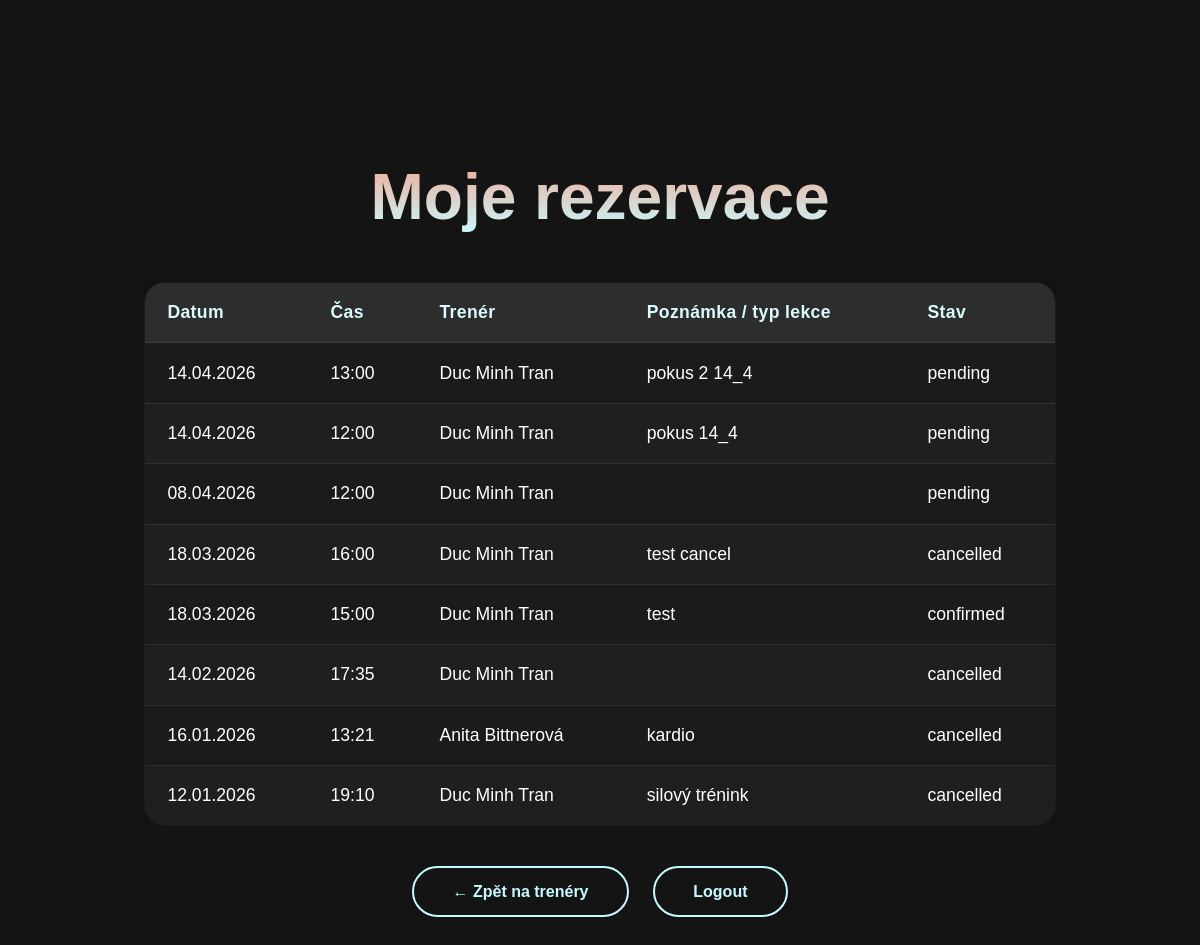
Screenshot of /user_reservations.php (signed in) with the database file from the repository.
### tables this page shows
CREATE TABLE `reservations` (
  `id` int(11) NOT NULL,
  `user_id` int(11) NOT NULL,
  `trainer_id` int(11) NOT NULL,
  `start_datetime` datetime NOT NULL,
  `note` text DEFAULT NULL,
  `status` enum('pending','confirmed','cancelled') DEFAULT 'pending',
  `created_at` timestamp NOT NULL DEFAULT current_timestamp()
);

CREATE TABLE `users` (
  `id` int(11) NOT NULL,
  `email` varchar(255) NOT NULL,
  `name` varchar(120) NOT NULL,
  `password_hash` varchar(255) NOT NULL,
  `role` enum('user','admin','trainer') NOT NULL DEFAULT 'user',
  `created_at` timestamp NOT NULL DEFAULT current_timestamp()
);

### user_reservations.php (the view, shortened to what this page needs)
<?php
require __DIR__ . "/inc/db.php";
$userId = (int)$_SESSION["user_id"];
$sql = "
  SELECT
    r.id,
    r.start_datetime,
    r.status,
    r.note,
    t.name AS trainer_name
  FROM reservations r
  JOIN users t ON t.id = r.trainer_id
  WHERE r.user_id = ?
  ORDER BY r.start_datetime DESC
";
$stmt = $pdo->prepare($sql);
$stmt->execute([$userId]);
$rows = $stmt->fetchAll(PDO::FETCH_ASSOC);
?>
<!doctype html>
<html lang="cs">
<head>
  <link rel="stylesheet" href="css/style.css">
<link rel="stylesheet" href="css/user_reservations.css">
</head>
<body>
  <h1>Moje rezervace</h1>
<div class="table-wrap">
  <table class="reservations-table">
    <thead>
      <tr>
        <th>Datum</th>
        <th>Čas</th>
        <th>Trenér</th>
        <th>Poznámka / typ lekce</th>
        <th>Stav</th>
      </tr>
    </thead>
    <tbody>
      <?php if (!$rows): ?>
        <tr><td colspan="5">Zatím žádné rezervace.</td></tr>
      <?php else: ?>
        <?php foreach ($rows as $r): ?>
          <?php $dt = new DateTime($r["start_datetime"]); ?>
          <tr>
            <td><?= $dt->format("d.m.Y") ?></td>
            <td><?= $dt->format("H:i") ?></td>
            <td><?= htmlspecialchars($r["trainer_name"]) ?></td>
            <td><?= htmlspecialchars($r["note"] ?? "") ?></td>
            <td><?= htmlspecialchars($r["status"]) ?></td>
          </tr>
        <?php endforeach; ?>
      <?php endif; ?>
    </tbody>
  </table>
  </div>
 <div class="bottom-actions">
    <a href="trainers.php" class="btn-back">← Zpět na trenéry</a>
    <a href="logout.php" class="btn-logout">Logout</a>
</div>
</body>
</html>

### css/style.css (style rules this page uses)
* { box-sizing: border-box; margin: 0; padding: 0; font-family: 'Kumbh Sans', sans-serif; }
:root { --bg-color: #141414; --second-bg-color: #131313; --text-color: white; --main-color: #C7FAFF; }
body { background: var(--bg-color); color: var(--text-color); }

### css/user_reservations.css (style rules this page uses)
body { background: var(--bg-color); color: var(--text-color); padding: 10rem 12% 6rem; }
h1 { font-size: 4rem; text-align: center; margin-bottom: 3rem; background: linear-gradient(to top, #C7FAFF 0%, #f0a993 100%); -webkit-background-clip: text; -webkit-text-fill-color: transparent; }
.table-wrap { width: 100%; overflow-x: auto; -webkit-overflow-scrolling: touch; }
table { width: 100%; max-width: 1100px; margin: 0 auto 2.5rem; border-collapse: collapse; border: 1px solid rgba(199, 250, 255, 0.18); background: var(--second-bg-color); border-radius: 18px; overflow: hidden; box-shadow: 0 0 30px rgba(199, 250, 255, 0.08); }
th, td { padding: 14px 16px; border-bottom: 1px solid rgba(255,255,255,0.06); font-size: 1.1rem; vertical-align: top; }
thead th { background: rgba(255, 255, 255, 0.03); color: var(--main-color); font-weight: 700; letter-spacing: 0.02em; border-bottom: 1px solid rgba(199, 250, 255, 0.18); }
tbody tr:nth-child(even) { background: rgba(255,255,255,0.015); }
.bottom-actions { display: flex; justify-content: center; gap: 1.5rem; margin-top: 2.5rem; flex-wrap: wrap; }
.bottom-actions a { display: inline-block; padding: 0.9rem 2.4rem; border-radius: 999px; border: 2px solid var(--main-color); color: var(--main-color); text-decoration: none; font-weight: 700; transition: 0.25s ease; background: transparent; }
.reservations-table { width: 100%; max-width: 1100px; margin: 0 auto; border-collapse: collapse; overflow: hidden; border-radius: 20px; background: rgba(255,255,255,0.03); box-shadow: 0 0 25px rgba(0,0,0,0.35); }
.reservations-table th, .reservations-table td { padding: 1.2rem 1.4rem; text-align: left; border-bottom: 1px solid rgba(255,255,255,0.08); }
.reservations-table th { background: rgba(255,255,255,0.08); color: #d9faff; font-weight: 700; }
.reservations-table td { color: #fff; }
.reservations-table tr:last-child td { border-bottom: none; }

### rows the page displays
reservations: start_datetime "14.04.2026", start_datetime "13:00", users.name "Duc Minh Tran", note "pokus 2 14_4", status "pending"
reservations: start_datetime "14.04.2026", start_datetime "12:00", users.name "Duc Minh Tran", note "pokus 14_4", status "pending"
reservations: start_datetime "08.04.2026", start_datetime "12:00", users.name "Duc Minh Tran", status "pending"
reservations: start_datetime "18.03.2026", start_datetime "16:00", users.name "Duc Minh Tran", note "test cancel", status "cancelled"
reservations: start_datetime "18.03.2026", start_datetime "15:00", users.name "Duc Minh Tran", note "test", status "confirmed"
reservations: start_datetime "14.02.2026", start_datetime "17:35", users.name "Duc Minh Tran", status "cancelled"
reservations: start_datetime "16.01.2026", start_datetime "13:21", users.name "Anita Bittnerová", note "kardio", status "cancelled"
reservations: start_datetime "12.01.2026", start_datetime "19:10", users.name "Duc Minh Tran", note "silový trénink", status "cancelled"
